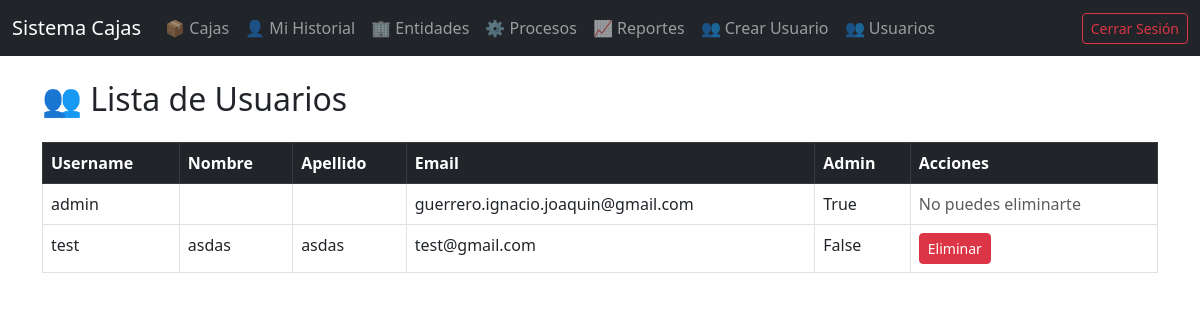
Before: /usuarios/listar/ (signed in) with the older database file.
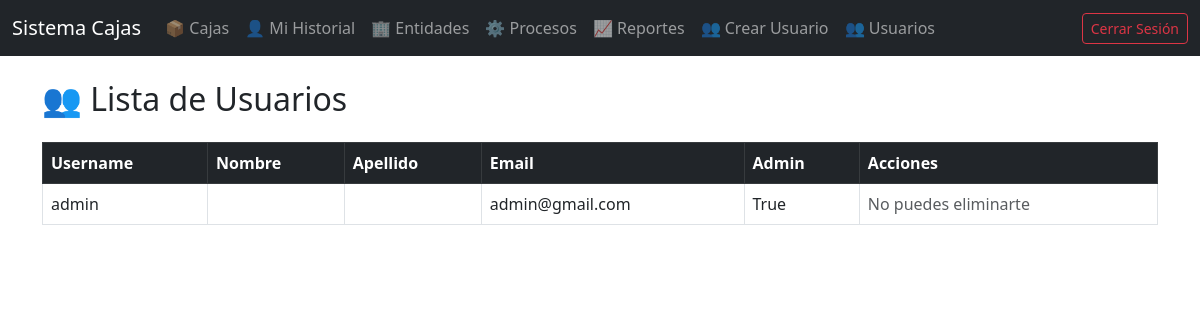
After: the same page with the newer database file.
### usuarios/models.py (models this page shows)
class Usuario(AbstractUser):
    nombre = models.CharField(max_length=100)
    apellido = models.CharField(max_length=100)

### usuarios/views.py (the view)
# urls.py: path('listar/', listar_usuarios, name='listar_usuarios'),
@login_required
@user_passes_test(lambda u: u.is_staff)
def listar_usuarios(request):
    usuarios = Usuario.objects.all()
    return render(request, 'usuarios/listar_usuarios.html', {'usuarios': usuarios})

### templates/usuarios/listar_usuarios.html (shortened to what this page needs)
{% extends 'base.html' %}
{% block content %}
<h2 class="mb-4">👥 Lista de Usuarios</h2>
<table class="table table-bordered table-hover">
  <thead class="table-dark">
    <tr>
      <th>Username</th>
      <th>Nombre</th>
      <th>Apellido</th>
      <th>Email</th>
      <th>Admin</th>
      <th>Acciones</th>
    </tr>
  </thead>
  <tbody>
    {% for usuario in usuarios %}
      <tr>
        <td>{{ usuario.username }}</td>
        <td>{{ usuario.nombre }}</td>
        <td>{{ usuario.apellido }}</td>
        <td>{{ usuario.email }}</td>
        <td>{{ usuario.is_staff }}</td>
        <td>
          {% if usuario != request.user %}
            <a href="{% url 'eliminar_usuario' usuario.id %}" class="btn btn-sm btn-danger" onclick="return confirm('¿Estás seguro de eliminar este usuario?')">Eliminar</a>
          {% else %}
            <span class="text-muted">No puedes eliminarte</span>
          {% endif %}
        </td>
      </tr>
    {% endfor %}
  </tbody>
</table>
{% endblock %}

Changed rows visible on the page:
removed Usuario: username "test", nombre "asdas", apellido "asdas", email "test@gmail.com", is_staff "False", shows "Eliminar"
changed Usuario "admin": email "guerrero.ignacio.joaquin@gmail.com" → "admin@gmail.com"
